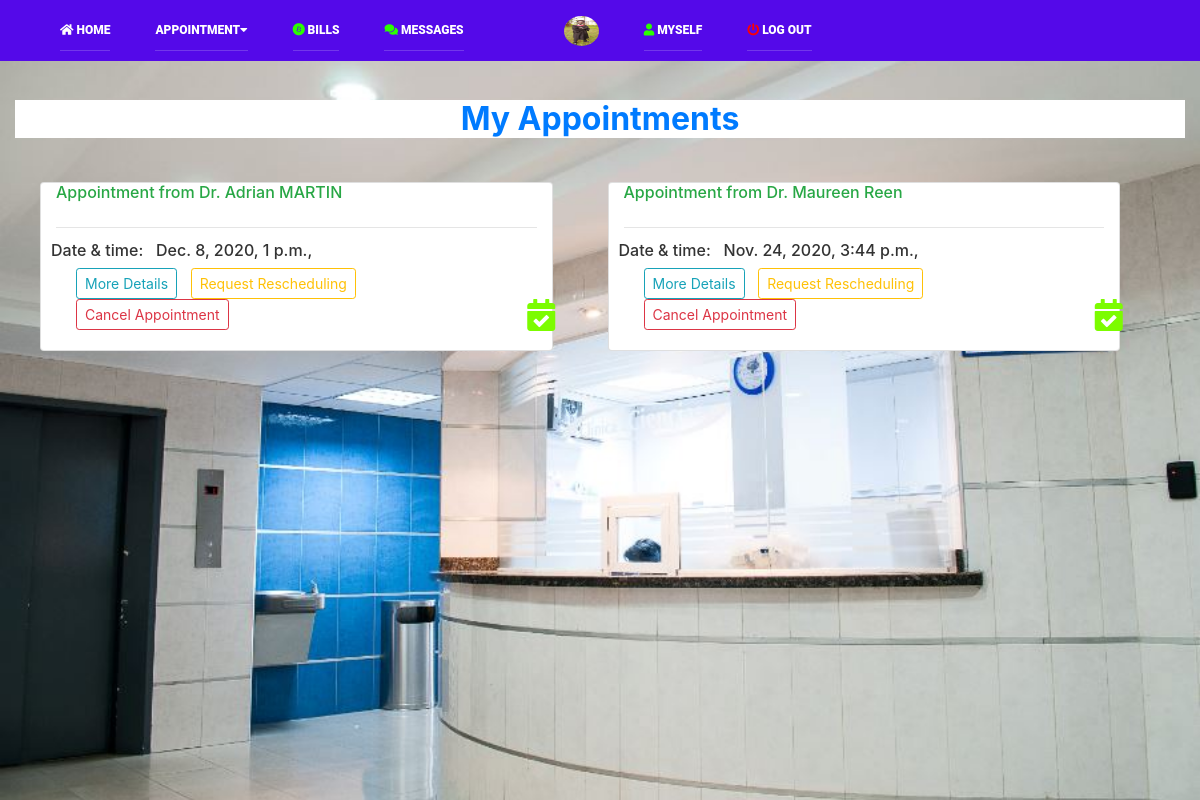
The page /health/u_appointment (signed in) on the database as committed earlier.
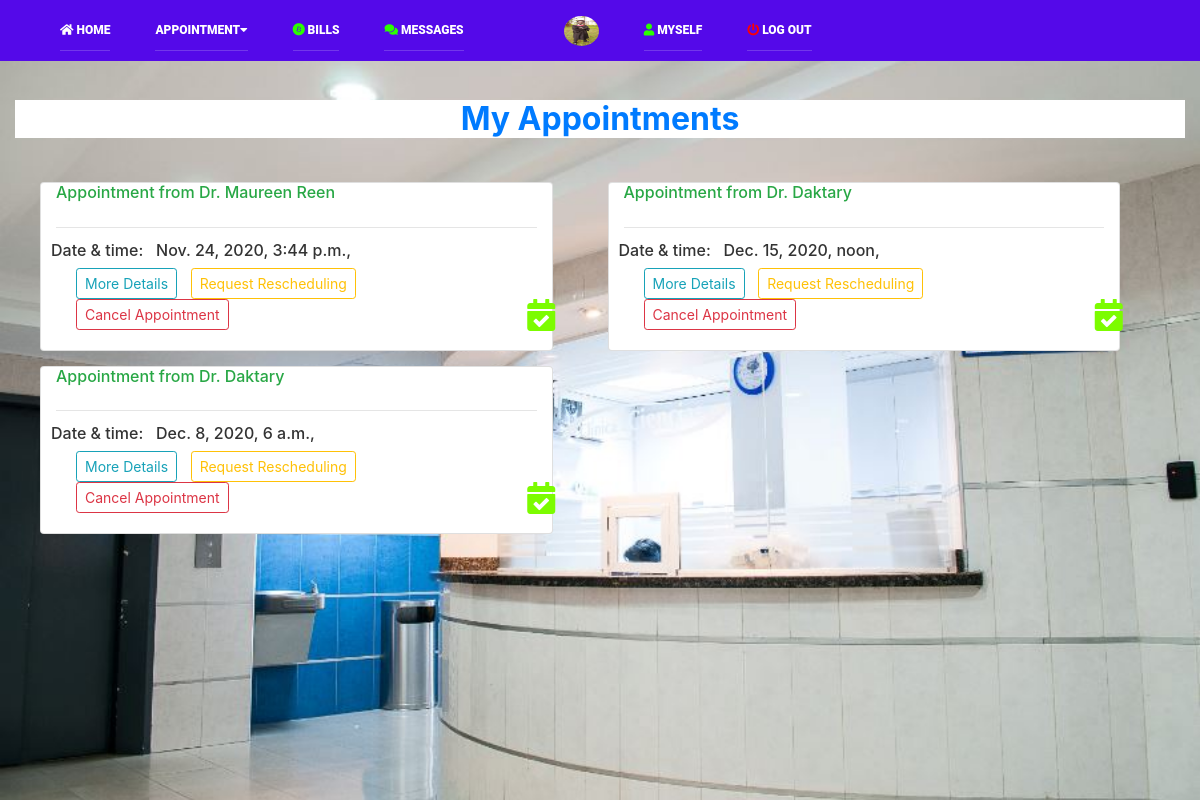
The same page on the database as committed later.
### MyDoc/models.py (models this page shows, shortened)
class Patient(models.Model):
    user = models.OneToOneField(User, null=True, on_delete=models.CASCADE)
    username = models.CharField(max_length=60)
    image = models.ImageField(default='default.jpg', upload_to='profile_pics', blank=True)
    age = models.IntegerField()
    gender = models.CharField(max_length=6, choices=gender, default='Male')
    email = models.EmailField(blank=True)
    contact = models.IntegerField()
    birth_date = models.DateField(default=django.utils.timezone.now, help_text="Strict Format YYYY-MM-DD")
    languages = models.CharField(max_length=100, default='English')
    residence = models.CharField(max_length=100, default='Nairobi/Juja')
    blood_type = models.CharField(max_length=5, choices=blood_type, default='O', blank=True)
    health_insurance = models.CharField(max_length=100, choices=insurance, blank=True, default='NHIF')
    height_cm = models.FloatField(default=130.0, blank=True)
    weight_kg = models.FloatField(default=65.0, blank=True)
    last_check = models.DateField(blank=True, default="2020-03-13", help_text="Format YYYY-MM-DD")
    next_check = models.DateField(blank=True, default="2020-03-13", help_text="Format YYYY-MM-DD")

class UserAppointment(models.Model):
    user = models.ForeignKey(User, null=True, on_delete=models.CASCADE, related_name="recds")
    patient_name = models.CharField(max_length=60, null=True, help_text="The user selected above names';'")
    doctor = models.ForeignKey(Doctor, on_delete=models.PROTECT)
    consultation_type = models.CharField(max_length=30, blank=True, choices=consultation_type, default='No consultation')
    explanation = models.TextField(max_length=100, null=True)
    date = models.DateTimeField(help_text="Strict Format: YYYY-MM-DD, time. Appointment Day and time",
                                )
    location = models.CharField(max_length=30, null=True)
    reason = models.TextField()

class Doctor(models.Model):
    d_name = models.CharField(max_length=60)
    image = models.ImageField(default='enrc.jpg', upload_to='profile_pics', blank=True)
    bio = models.TextField(max_length=150)
    department = models.ForeignKey(Department, on_delete=models.PROTECT)
    def __str__(self):
        return self.d_name

### MyDoc/views.py (the view)
# urls.py: path('u_appointment', views.u_appointment, name='u_appointment'),
@login_required(login_url='MyDoc:login_patient')
def u_appointment(request):
    u_appointment = UserAppointment.objects.all().filter(user=request.user)
    context = {
        'u_appointment': u_appointment
    }
    return render(request, 'MyDoc/my_appnts.html', context)

### MyDoc/templates/MyDoc/my_appnts.html (shortened to what this page needs)
{% extends "MyDoc/nav_pat.html" %}
{% load static %}
{% block content %}
<body style=" background: #f7f6f8; color: #333333;">
<img src="{% static 'MyDoc/image/martha.jpg'%}" style="z-index: -1" class="bg" alt="">
<div class="container-fluid" style="padding-top: 100px;">
        <div class="page-header" style="background: #ffffff; margin-bottom: 20px;">
            <h2 class="text-center text-primary"> <strong>My Appointments</strong></h2>
        </div>
</div>
    <br>
     <div class="row">
        {% if u_appointment %}
            {% for u_a in u_appointment %}
            <div class="card col-sm-5" style="margin-left: 55px; margin-bottom: 15px;">
                <h6 class="text-success">Appointment from Dr. {{ u_a.doctor }} </h6>
                         <hr style="">
                <div class="card-body">
                    <h6 style="margin-top: -23px; margin-left: -25px;">Date & time: &nbsp; {{ u_a.date }}, {{ u_a.time }}</h6>
                     <a href="{% url 'MyDoc:appnt_detail' u_a.id %}"
                     class="btn btn-outline-info btn-sm" role="button">More Details</a>
                    <a href=""
                        class="btn btn-outline-warning btn-sm" role="button">Request Rescheduling
                    </a>
                      <a href="{% url 'MyDoc:delete_appnt' u_a.id %}"
                        class="btn btn-outline-danger btn-sm" role="button">Cancel Appointment
                    </a>
                    <a href="">
                        <i class="fa fa-calendar-check fa-stack-2x" title="Mark Complete" style="color:lawngreen; margin-left: 245px;"></i>
                    </a>
                </div>
            </div>
            {% endfor %}
            {% else %}
            <div class="card col-sm-6" style="margin-left: 300px; margin-top: 180px; background-color: #1e1e26">
                <p class="text-danger" style="font-size: 35px; font-family: 'poppins', 'Sans-Serif',fantasy">{{ user.username }}, You have no pending appointments.
                </p>
            </div>
    {% endif %}
</div>
</body>
{% endblock %}

### MyDoc/templates/MyDoc/nav_pat.html (shortened to what this page needs)
{% load static %}
<html lang="en">
<head>
         <link rel="stylesheet" href="{% static 'MyDoc/css/index.css' %}" type="text/css">
        <link rel="stylesheet" href="{% static 'MyDoc/css/responsive.css' %}" type="text/css">
        <link rel="stylesheet" href="https://use.fontawesome.com/releases/v5.7.0/css/all.css">
        <link rel="stylesheet" href="{% static 'MyDoc/css/open-iconic-bootstrap.min.css' %}">
        <link rel="stylesheet" href="https://stackpath.bootstrapcdn.com/bootstrap/4.5.2/css/bootstrap.min.css">
        <link rel="stylesheet" href="{% static 'MyDoc/css/bootstrap.min.css' %}">
        <link rel="stylesheet" href="{% static 'MyDoc/css/animate.css' %}">
        <link rel="stylesheet" href="{% static 'MyDoc/css/ionicons.min.css' %}">
        <link rel="stylesheet" href="{% static 'MyDoc/css/flaticon.css' %}">
        <link rel="stylesheet" href="{% static 'MyDoc/css/icomoon.css' %}">
</head>
  <header class="header_area">
  <div class="main_menu">
    <nav class="navbar navbar-expand-lg navbar-light" id="navbar" style="background: #5409e9;">
      <div class="container" style="background: #5409e9;">
        <div class="collapse navbar-collapse offset" id="navbarSupportedContent">
          <ul class="nav navbar-nav navbar-left menu_nav">
            <li class="nav-item"><a class="nav-link" href="{% url 'MyDoc:index' %}"><i class="fa fa-home"></i>&nbsp;Home</a></li>
           <li class="nav-item submenu dropdown">
              <a href="#" class="nav-link dropdown-toggle" data-toggle="dropdown" role="button" aria-haspopup="true"
              aria-expanded="false">Appointment<i class="fa fa-caret-down"></i></a>
           </li>
              <li class="nav-item"><a class="nav-link" href="{% url 'MyDoc:recept' %}"><i class="fab fa-bitcoin" style="color: #2bff00"></i>&nbsp;Bills</a></li>
              <li class="nav-item"><a class="nav-link" href="{% url 'MyDoc:message' %}"><i class="fa fa-comments" style="color: #2bff00"></i>&nbsp;Messages</a></li>
        </ul>
            <ul class="nav navbar-nav navbar-right" style="margin-right: -110px">
                {% if user.is_authenticated %}
                    <img class="rounded-circle account-img" style="height: 30px; width: 35px; margin-left: 100px; margin-top: 6px;"
                         {% if user.patient.image.url %}
                            src="{{ user.patient.image.url }}">
                         {% else %}
                         <img class="rounded-circle account-img" style="height: 30px; width: 35px; margin-left: 100px; margin-top: 6px;"
                              src="{% static 'MyDoc/image/default.jpg' %}">
                         {% endif %}
                     <li class="nav-item" title="My Profile" ><a class="nav-link" href="{% url 'MyDoc:my_profile' %}"><i class="fa fa-user" style="color: #2bff00"></i>&nbsp;{{ user.username }}</a></li>
<li class="nav-item">
                    <a class="nav-link" href="{% url 'MyDoc:logout_patient' %}">
                        <i class="fa fa-power-off" style="color: red" aria-hidden="true"></i>&nbsp;Log out
                    </a>
                </li>
                {% else %}
                <li class="nav-item"><a class="nav-link" href="{% url 'MyDoc:login_patient' %}">
                        <span class="glyphicon glyphicon-plus" aria-hidden="true"></span>&nbsp;Log in
                    </a>
                </li>
                {% endif %}
            </ul>
        </div>
      </div>
    </nav>
  </div>
</header>
{% block content %}
{% endblock %}
</html>

### MyDoc/static/MyDoc/css/index.css (style rules this page uses)
html { margin: 0; padding: 0; box-sizing: border-box; font-family: 'poppins', Sans-Serif; font-size: 16px; overflow-x: hidden; overflow-y: hidden; }
body { margin: 0; padding: 0; font-size: 16px; color: #333; overflow: auto; height: 100vh; overflow-x: hidden; }
.header_area { position: relative; width: 100%; z-index: 99; transition: background 0.4s, all 0.3s linear; }
.header_area .navbar { background: transparent; padding: 10px; border: 0px; border-radius: 0px; }
.header_area .navbar .nav .nav-item { margin-left: 45px; }
.header_area .navbar .nav .nav-item .nav-link { font: 500 12px/80px "Roboto", sans-serif; text-transform: uppercase; font-weight: 900; color: #fff; padding: 0px; display: inline-block; }
.header_area .navbar .nav .nav-item .nav-link:after { display: none; }
.header_area .navbar .nav .nav-item.submenu { position: relative; }
.header_area .navbar .nav .nav-item:last-child { margin-right: 0px; }
.header_area .navbar .nav .nav-item { margin-right: 28px; }
.header_area { position: absolute; }
.header_area .navbar { background: #5409e9; }
.header_area .navbar .nav .nav-item .nav-link { line-height: 40px; margin-right: 0px; display: block; border-bottom: 1px solid #ededed33; border-radius: 0px; }
.header_area .navbar-collapse { max-height: 340px; }
.header_area .navbar .nav .nav-item { margin-right: 0px; }
.header_area .navbar-collapse { max-height: 100px; }
.navbar .container { margin-left: -10px; padding-left: 15px; padding-right: 15px; }
.bg { position: absolute; left: 0; width: 100%; max-height: 100%; bottom: 0; object-fit: cover; background-position: center; }

Rows that differ between the two databases and show on the page:
removed UserAppointment: doctor "Adrian MARTIN", date "Dec. 8, 2020, 1 p.m."
added UserAppointment: doctor "Daktary", date "Dec. 15, 2020, noon"
added UserAppointment: doctor "Daktary", date "Dec. 8, 2020, 6 a.m."
